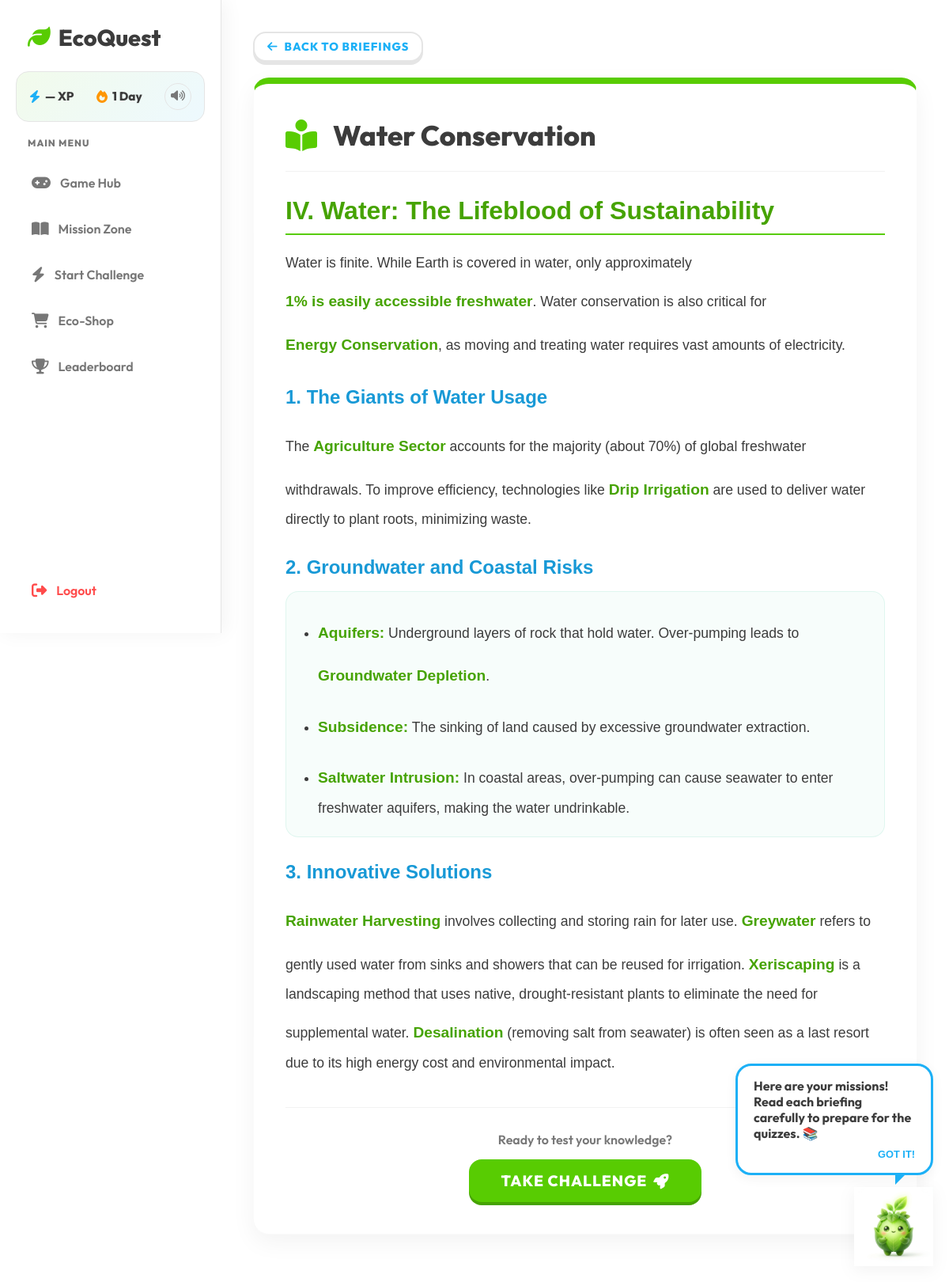
Page /learning/4 (signed in) on the committed database.
### tables this page shows
CREATE TABLE topics (
    topic_id INTEGER PRIMARY KEY AUTOINCREMENT,
    topic_name TEXT NOT NULL,
    content TEXT
, icon TEXT, description TEXT);

### app.py (the view)
@app.route("/learning/<int:topic_id>")
def topic_detail(topic_id):
    if "user_id" not in session:
        return redirect("/")
    conn = get_connection()
    cursor = conn.cursor()
    cursor.execute("SELECT topic_id, topic_name, content FROM topics WHERE topic_id=?", (topic_id,))
    topic = cursor.fetchone()
    conn.close()
    if not topic:
        return redirect("/learning")
    return render_template("topic_detail.html", topic=topic)

### app.py (called while the page is built)
def get_connection():
    return sqlite3.connect("database.db")

### templates/topic_detail.html (shortened to what this page needs)
{% extends "base.html" %}
{% block content %}
<div class="animate-fade-in" style="max-width: 900px; margin: 0 auto;">
    <div style="margin-bottom: 20px;">
        <a href="{{ url_for('learning') }}" class="btn btn-secondary" style="padding: 8px 16px; font-size: 0.9rem;">
            <i class="fa-solid fa-arrow-left"></i> Back to Briefings
        </a>
    </div>
    <div class="card" style="border-top: 8px solid var(--primary); padding: 40px;">
        <div
            style="display: flex; align-items: center; gap: 20px; margin-bottom: 30px; border-bottom: 1px solid rgba(0,0,0,0.05); padding-bottom: 20px;">
            <div style="font-size: 2.5rem; color: var(--primary);">
                <i class="fa-solid fa-book-open-reader"></i>
            </div>
            <h1 style="font-size: 2.2rem; color: var(--text-main); margin: 0;">{{ topic[1] }}</h1>
        </div>
        <div class="detailed-content" style="line-height: 1.8; color: var(--text-main); font-size: 1.1rem;">
            {{ topic[2] | safe }}
        </div>
        <div style="margin-top: 40px; padding-top: 30px; border-top: 1px solid rgba(0,0,0,0.05); text-align: center;">
            <p class="text-muted" style="margin-bottom: 15px; font-weight: 600;">Ready to test your knowledge?</p>
            <a href="{{ url_for('quiz', topic_id=topic[0]) }}" class="btn"
                style="font-size: 1.2rem; padding: 15px 40px;">
                Take Challenge <i class="fa-solid fa-rocket"></i>
            </a>
        </div>
    </div>
</div>
{% endblock %}

### static/style.css (style rules this page uses)
:root { --primary: #58CC02; --primary-dark: #46a302; --primary-light: #89E219; --secondary: #1CB0F6; --secondary-dark: #1899d6; --accent: #FFC800; --danger: #FF4B4B; --danger-dark: #EA2B2B; --background: #FFFFFF; --bg-light: #FFFFFF; --bg-sidebar: #F7F7F7; --surface: #FFFFFF; --text-main: #3C3C3C; --text-muted: #777777; --warning: #FFC800; --warning-dark: #D3A600; --border-color: #E5E5E5; --glass-bg: rgba(255, 255, 255, 0.9); --glass-border: rgba(255, 255, 255, 0.4); --glass-shadow: 0 8px 32px 0 rgba(31, 38, 135, 0.07); --radius-lg: 20px; --radius-md: 16px; --radius-sm: 12px; --transition: all 0.2s ease-in-out; --font-main: 'Nunito', sans-serif; --shadow: 0 4px 15px rgba(0,0,0,0.05); --coin-gold: #FFD700; --streak-fire: #FF4500; }
* { box-sizing: border-box; margin: 0; padding: 0; }
body { font-family: 'Outfit', 'Nunito', sans-serif; background-color: var(--background); color: var(--text-main); min-height: 100vh; display: flex; overflow-x: hidden; }
h1, h2, h3, h4, h5, h6 { font-weight: 800; color: var(--text-main); line-height: 1.2; }
.text-muted { color: var(--text-muted); }
.card { background: var(--surface); padding: 30px; border-radius: var(--radius-lg); box-shadow: 0 10px 30px rgba(0, 0, 0, 0.05); transition: var(--transition); border: 1px solid rgba(0, 0, 0, 0.02); }
.btn { display: inline-flex; align-items: center; justify-content: center; gap: 8px; background: var(--primary); color: white; padding: 14px 28px; border: none; border-radius: var(--radius-md); font-size: 1.1rem; font-weight: 800; text-transform: uppercase; letter-spacing: 1px; cursor: pointer; transition: var(--transition); text-decoration: none; box-shadow: 0 4px 0 var(--primary-dark); }
.btn-secondary { background: white; color: var(--secondary); border: 2px solid var(--border-color); box-shadow: 0 4px 0 var(--border-color); }
.briefing-content { font-family: 'Nunito', sans-serif; line-height: 1.8; }
.briefing-title { color: var(--primary-dark); font-size: 2rem; border-bottom: 2px solid var(--primary); padding-bottom: 10px; margin-top: 30px; margin-bottom: 20px; }
.briefing-section { color: var(--secondary-dark); margin-top: 30px; margin-bottom: 15px; font-size: 1.5rem; }
.animate-fade-in { animation: fadeIn 0.6s cubic-bezier(0.4, 0, 0.2, 1) forwards; }

### templates/topic_detail.html (style rules this page uses)
.detailed-content strong { color: var(--primary-dark); font-size: 1.2rem; display: inline-block; margin-top: 15px; margin-bottom: 5px; }
.detailed-content ul { background: rgba(16, 185, 129, 0.03); padding: 20px 20px 20px 40px; border-radius: var(--radius-md); border: 1px solid rgba(16, 185, 129, 0.1); }
.detailed-content li { margin-bottom: 10px; }
.detailed-content li:last-child { margin-bottom: 0; }

### rows in the picture
topics: topic_name "Water Conservation", content "IV. Water: The Lifeblood of Sustainability Water is finite. While Earth is covered in water, only approximately 1% is easily accessible freshwater . Water conservation is also critical for Energy Conservation , as moving and treating water requires vast amounts of electricity. 1. The Giants of Water Usage The Agriculture Sector accounts for the majority (about 70%) of global freshwater withdrawals. To improve efficiency, technologies like Drip Irrigation are used to deliver water directly to plant roots, minimizing waste. 2. Groundwater and Coastal Risks Aquifers: Underground layers of rock that hold water. Over-pumping leads to Groundwater Depletion . Subsidence: The sinking of land caused…"

### other values in the picture
{{ session.get('xp', '—') }} "—"
{{ session.get('streak', 1) }} "1"
